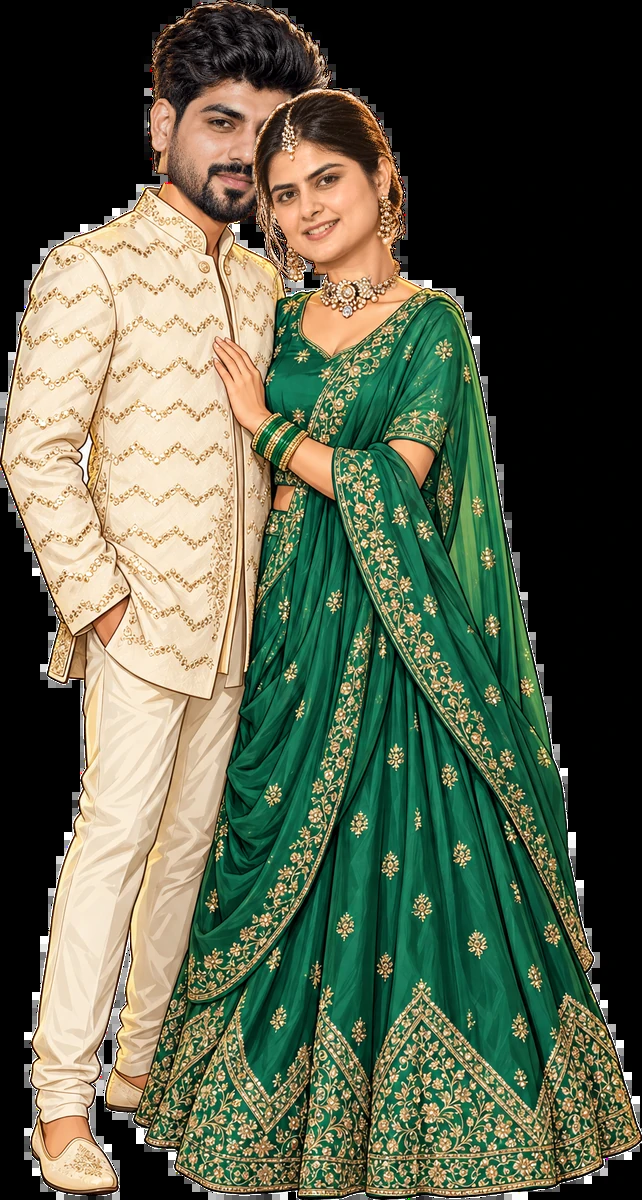
#> input picture wedding-invite/assets/art/traditional.webp, 642 x 1200 px
$ python -i make_caricatures.py   (imports and definitions only)
#> lines starting #> are read from the running program, lines starting #| are printed output that depends on the picture; after the words box and inside, x2 and y2 are one past the last pixel; in counts of white or black regions, pixels touching at a corner belong together
"""Turns the couple's photos into big-head, cartoon-shaded caricature cut-outs.

Pipeline per outfit:
  1. background removal (tools/cutout.mjs, @imgly/background-removal-node) -> <name>_cut.png
  2. face landmarks (MediaPipe FaceLandmarker) to locate each head
  3. smooth radial "bobble-head" warp anchored at the chin (heads x1.62, bodies unchanged)
  4. painterly cel shading + soft ink lines + white sticker outline

    node tools/cutout.mjs <photos_dir>                # writes <name>_cut.png next to each photo
    python3 tools/make_caricatures.py <photos_dir> <face_landmarker.task> assets/

<photos_dir> holds casual.jpg (garden photo), traditional.jpg (green lehenga close-up) and
formal.jpg (library, standing). The clean-up polygons below are specific to those photos.
The original photos are intentionally not committed.
"""
import os
import sys

import cv2
import numpy as np

def load_rgba(path):
    return cv2.imread(path,cv2.IMREAD_UNCHANGED).astype(np.float32)/255.

# [51 lines left out: functions clean_alpha, head_params, warp, crop_alpha, not called in this run]

def save(im,path):
    cv2.imwrite(path,(np.clip(im,0,1)*255+0.5).astype(np.uint8))


# [20 lines left out: function face_landmarks, not called in this run]

K=1.62

# [42 lines left out: functions poly_mask, decontaminate, fix_p4, not called in this run]

def kill_green_fringe(im, band=30):
    a=im[...,3]; rgb=im[...,:3]
    b,g,r=rgb[...,0],rgb[...,1],rgb[...,2]
    inner=cv2.erode((a>0.5).astype(np.uint8),np.ones((2*band+1,2*band+1),np.uint8)).astype(bool)
    green=(g>r*0.98)&(g>b*1.08)&~inner&(a>0)
    green=cv2.morphologyEx(green.astype(np.uint8),cv2.MORPH_OPEN,np.ones((3,3),np.uint8)).astype(bool)
    a=np.where(green,0,a)
    h=(a>0.5).astype(np.uint8)
    ker=cv2.getStructuringElement(cv2.MORPH_ELLIPSE,(9,9))
    h=cv2.morphologyEx(cv2.morphologyEx(h,cv2.MORPH_OPEN,ker),cv2.MORPH_CLOSE,ker)
    n,lab,st,_=cv2.connectedComponentsWithStats(h)
    keep=np.zeros_like(h)
    for i in range(1,n):
        if st[i,cv2.CC_STAT_AREA]>3000: keep[lab==i]=1
    im[...,3]=np.minimum(a,cv2.GaussianBlur(keep.astype(np.float32),(0,0),1.5))
    return im

# [66 lines left out: functions stylize, add_outline, finish, not called in this run]

# [31 lines not run here, left out]

>>> import cv2
>>> picture = cv2.imread('../assets/art/traditional.webp', cv2.IMREAD_GRAYSCALE)
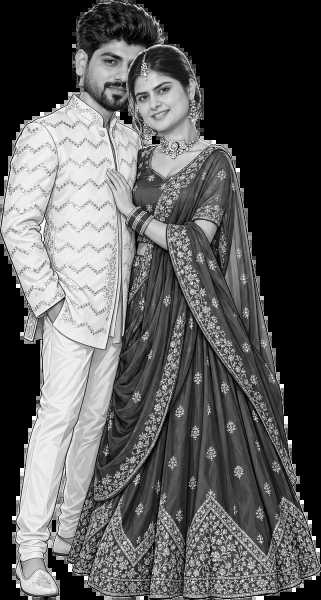
#> picture: shape (1200, 642) (shown at 1/2 size); min 0, max 255, mean 89.7
>>> result = kill_green_fringe(picture)
#> in kill_green_fringe, `a = im[..., 3]`: a = 1200 values, max 253 at index 431, min 0 at index 0, mean 10.72
#> in kill_green_fringe, `rgb = im[..., :3]`: rgb = 1200 rows, first 8: [0, 0, 0], [0, 0, 0], [0, 0, 0], [0, 0, 0], [0, 0, 0], [0, 0, 0], [0, 0, 0], [0, 0, 0]
#> in kill_green_fringe, `b,g,r=rgb[...,0],rgb[...,1],rgb[...,2]`: b = 1200 values, max 248 at index 452, min 0 at index 0, mean 11.13; g = 1200 values, max 254 at index 443, min 0 at index 0, mean 10.11; r = 1200 values, max 253 at index 435, min 0 at index 0, mean 10.13
#> in kill_green_fringe, `green=(g>r*0.98)&(g>b*1.08)&~inner&(a>0)`:
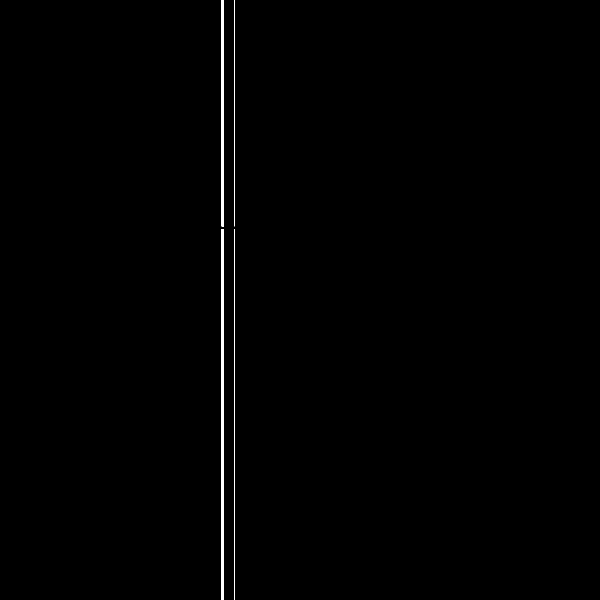
#> green: shape (1200, 1200) bool (shown at 1/2 size); 0.5% white; 4 white regions, box (x1, y1, x2, y2) and area: (443, 458, 448, 1200) 3710, (443, 0, 448, 453) 2265, (468, 458, 469, 1200) 742, (468, 0, 469, 453) 453
#> in kill_green_fringe, `green=cv2.morphologyEx(green.astype(np.uint8),cv2.MORPH_OPEN,np.ones((..`:
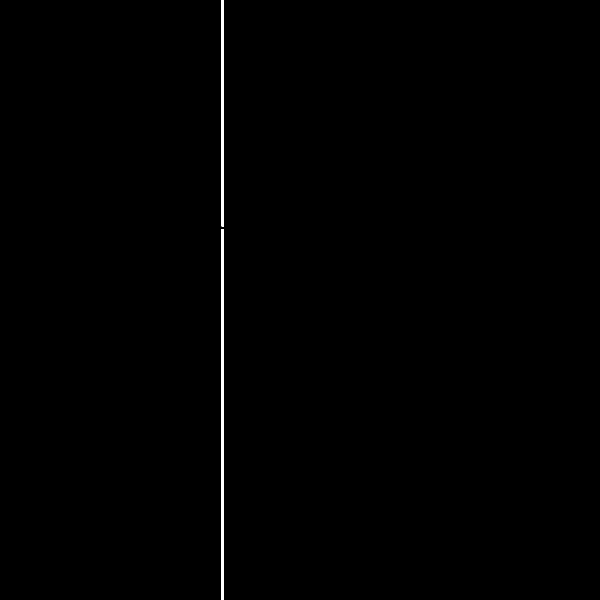
#> green: shape (1200, 1200) bool (shown at 1/2 size); 0.41% white; 2 white regions, box (x1, y1, x2, y2) and area: (443, 458, 448, 1200) 3710, (443, 0, 448, 453) 2265
#> in kill_green_fringe, `a=np.where(green,0,a)`:
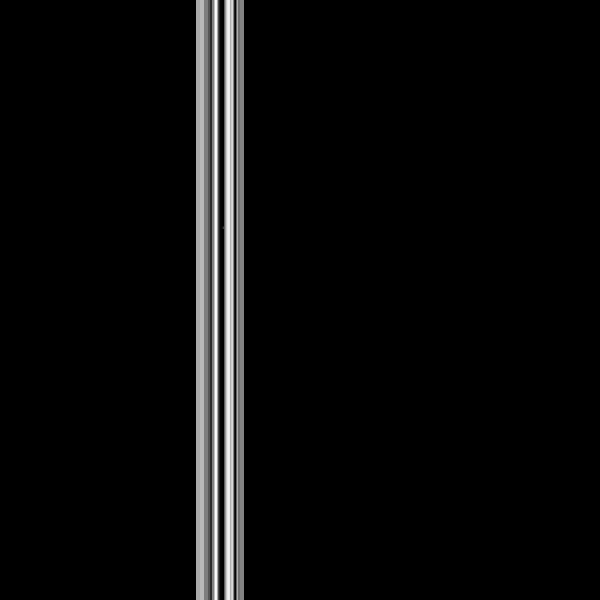
#> a: shape (1200, 1200) (shown at 1/2 size); min 0, max 253, mean 10.6
#> in kill_green_fringe, `h=(a>0.5).astype(np.uint8)`:
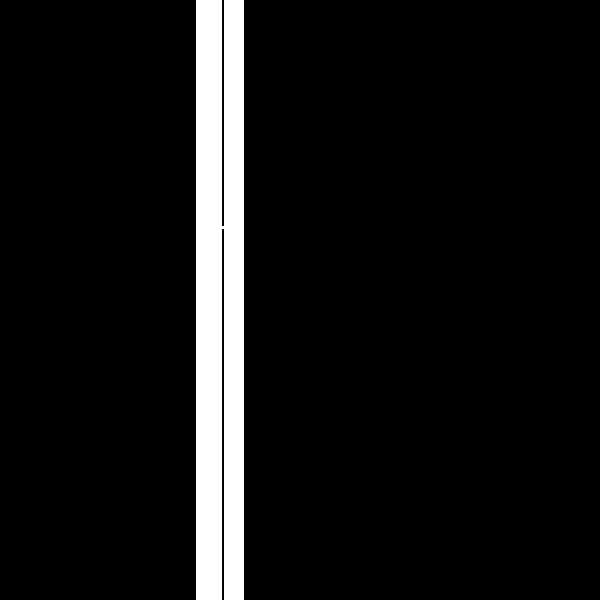
#> h: shape (1200, 1200) (shown at 1/2 size); values 0 (black) and 1 (white), 7.4% white; 2 white regions, box (x1, y1, x2, y2) and area: (423, 0, 488, 1200) 72025, (392, 0, 421, 1200) 34800
#> in kill_green_fringe, `h=cv2.morphologyEx(cv2.morphologyEx(h,cv2.MORPH_OPEN,ker),cv2.MORPH_CL..`:
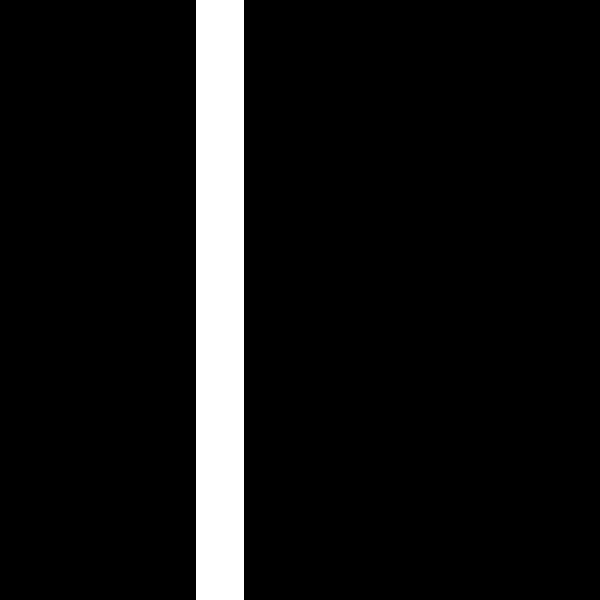
#> h: shape (1200, 1200) (shown at 1/2 size); values 0 (black) and 1 (white), 8% white; 1 white region, box (x1, y1, x2, y2) and area: (392, 0, 488, 1200) 115200
#> in kill_green_fringe, `n,lab,st,_=cv2.connectedComponentsWithStats(h)`: n = 2; st = [[0, 0, 1200, 1200, 1324800], [392, 0, 96, 1200, 115200]]
#> (the run stopped early here; a loop or call above may not have finished)

$ run again, on wedding-invite/assets/art/baraat.webp
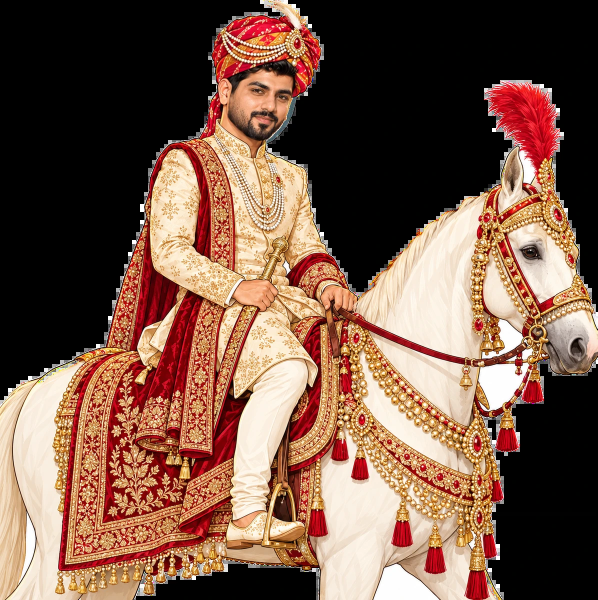
#> input picture wedding-invite/assets/art/baraat.webp, 1195 x 1200 px (shown at 1/2 size)
#> `picture = cv2.imread('../assets/art/traditional.webp', cv2.IMREAD_GRAY..`:
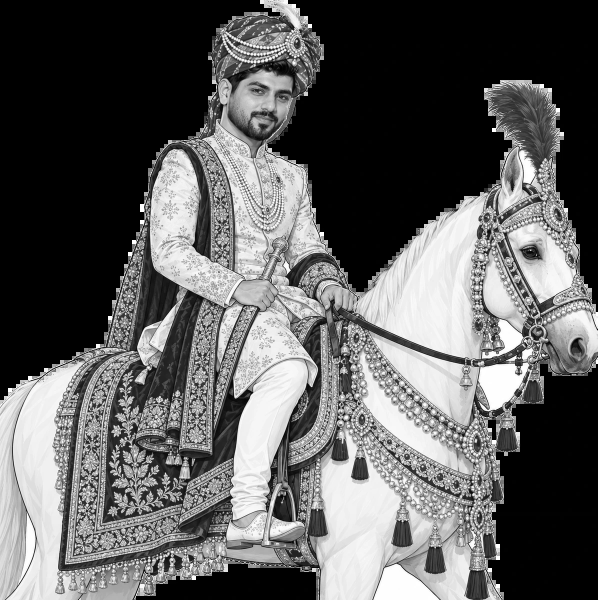
#> picture: shape (1200, 1195) (shown at 1/2 size); min 0, max 255, mean 94.9
#> in kill_green_fringe, `a = im[..., 3]`: a = 1200 values, max 253 at index 808, min 0 at index 0, mean 72.09
#> rgb = 1200 rows, first 8: [0, 0, 0], [0, 0, 0], [0, 0, 0], [0, 0, 0], [0, 0, 0], [0, 0, 0], [0, 0, 0], [0, 0, 0]
#> b = 1200 values, max 254 at index 811, min 0 at index 0, mean 72.76; g = 1200 values, max 253 at index 810, min 0 at index 0, mean 72.63; r = 1200 values, max 253 at index 809, min 0 at index 0, mean 72.43
#> in kill_green_fringe, `h=(a>0.5).astype(np.uint8)`:
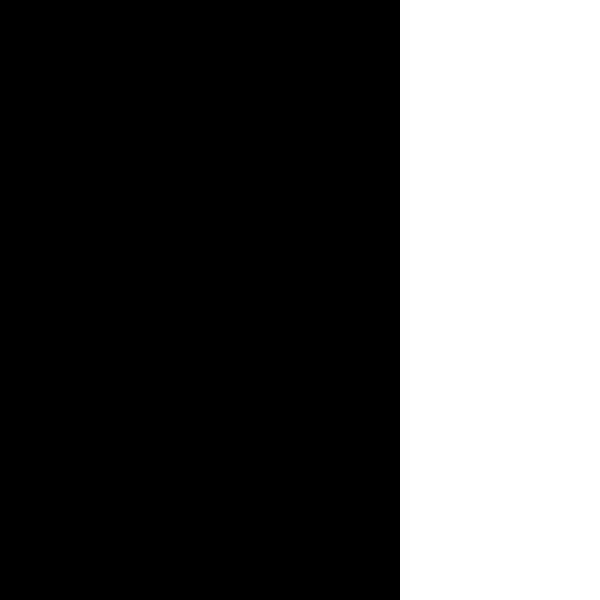
#> h: shape (1200, 1200) (shown at 1/2 size); values 0 (black) and 1 (white), 33.3% white; 1 white region, box (x1, y1, x2, y2) and area: (800, 0, 1200, 1200) 480000
#> n = 2; st = [[0, 0, 800, 1200, 960000], [800, 0, 400, 1200, 480000]]
